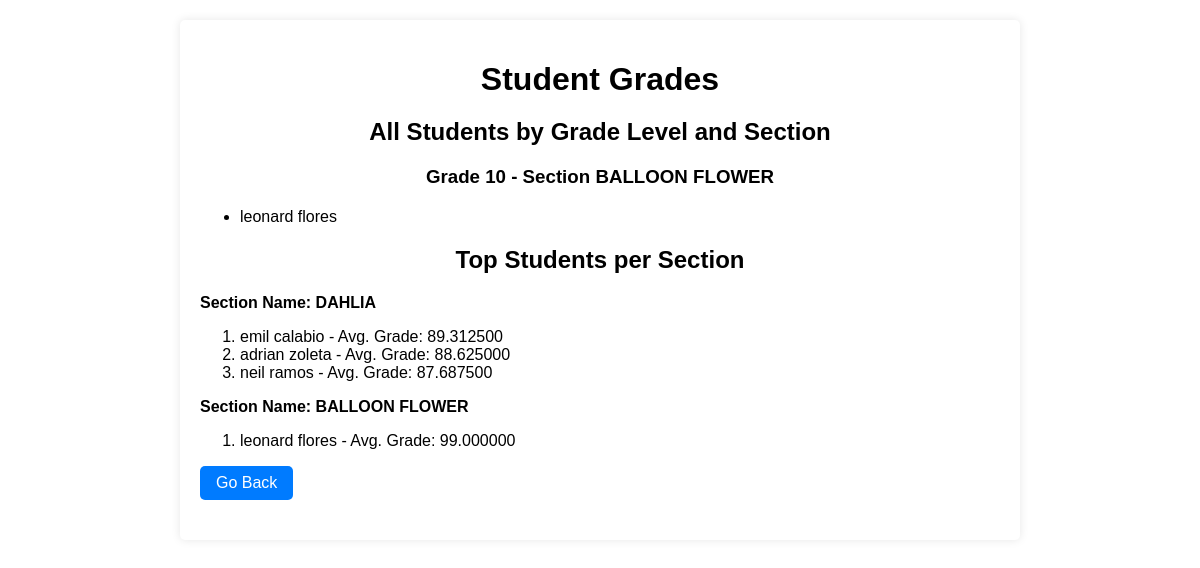
Page /php_group5/view_all_students.php on the committed database.
### tables this page shows
CREATE TABLE `students` (
  `student_id` int(11) NOT NULL,
  `student_name` varchar(255) NOT NULL,
  `grade_level` int(11) NOT NULL,
  `is_science` tinyint(1) NOT NULL DEFAULT 0,
  `section_name` varchar(255) NOT NULL,
  `grade_level_id` int(11) NOT NULL,
  `section_id` int(11) DEFAULT NULL
);

CREATE TABLE `grade_level` (
  `id` int(11) NOT NULL,
  `year` int(11) NOT NULL
);

CREATE TABLE `sections` (
  `id` int(11) NOT NULL,
  `section_name` varchar(255) NOT NULL,
  `section_type` varchar(50) NOT NULL
);

### php_group5/view_all_students.php (the view, shortened to what this page needs)
<!DOCTYPE html>
<html lang="en">
<head>
</head>
<body>
    <div class="container">
        <h1>Student Grades</h1>
<?php
$hostName = "localhost";
$dbUser = "root";
$dbPassword = "";
$dbName = "users";
$conn = mysqli_connect($hostName, $dbUser, $dbPassword, $dbName);
$sql = "SELECT grade_level.year, sections.section_name, students.student_name
        FROM students
        INNER JOIN grade_level ON students.grade_level_id = grade_level.id
        INNER JOIN sections ON students.section_id = sections.id
        ORDER BY grade_level.year, sections.section_name, students.student_name";
$result = mysqli_query($conn, $sql);
if (mysqli_num_rows($result) > 0) {
    echo "<h2>All Students by Grade Level and Section</h2>";
    $currentYear = '';
    $currentSection = '';
    while ($row = mysqli_fetch_assoc($result)) {
        $year = $row['year'];
        $sectionName = $row['section_name'];
        $studentName = $row['student_name'];
        if ($year !== $currentYear || $sectionName !== $currentSection) {
            echo "<h3>Grade $year - Section $sectionName</h3>";
            echo "<ul>";
            $currentYear = $year;
            $currentSection = $sectionName;
        }
        echo "<li>$studentName</li>";
    }
    echo "</ul>";
} else {
    echo "No student records found.";
}
$sqlTopStudents = "SELECT students.student_id, students.student_name,
    sections.section_name, AVG(student_grades.total_grade) AS avg_grade
    FROM students
    INNER JOIN student_grades ON students.student_id = student_grades.student_id
    INNER JOIN sections ON students.section_id = sections.id
    GROUP BY students.student_id, students.student_name, sections.section_name";
$resultTopStudents = mysqli_query($conn, $sqlTopStudents);
if (mysqli_num_rows($resultTopStudents) > 0) {
    $topStudentsPerSection = [];
    while ($row = mysqli_fetch_assoc($resultTopStudents)) {
        $sectionName = $row['section_name'];
        $studentName = $row['student_name'];
        $avgGrade = $row['avg_grade'];
        if (!isset($topStudentsPerSection[$sectionName])) {
            $topStudentsPerSection[$sectionName] = [];
        }
        $topStudentsPerSection[$sectionName][] = ['student_name' => $studentName, 'avg_grade' => $avgGrade];
    }
    echo "<h2>Top Students per Section</h2>";
    foreach ($topStudentsPerSection as $sectionName => $topStudents) {
        echo "<strong>Section Name: $sectionName</strong><br>";
        echo "<ol>";
        $topThree = array_slice($topStudents, 0, 3);
        foreach ($topThree as $student) {
            echo "<li>" . $student['student_name'] . " - Avg. Grade: " . $student['avg_grade'] . "</li>";
        }
        echo "</ol>";
    }
} else {
    echo "No top students found.";
}
?>
        <a href="javascript:history.go(-1)" class="back-button">Go Back</a>
    </div>
</body>
</html>

### php_group5/view_all_students.php (style rules this page uses)
body { font-family: Arial, sans-serif; background-color: #f4f4f4; margin: 0; padding: 0; background-color: rgba(255, 255, 255, 0.0); }
.container { max-width: 800px; margin: 20px auto; background-color: #fff; padding: 20px; border-radius: 5px; box-shadow: 0 0 10px rgba(0, 0, 0, 0.1); }
h1, h2, h3 { text-align: center; margin-bottom: 20px; }
.back-button { display: inline-block; padding: 8px 16px; background-color: #007bff; color: #fff; text-decoration: none; border-radius: 5px; margin-bottom: 20px; }

### rows in the picture
students: grade_level.year "10", section.section_name "BALLOON FLOWER", student_name "leonard flores", avg_grade "99.000000"
students: student_name "emil calabio", avg_grade "89.312500"
students: student_name "adrian zoleta", avg_grade "88.625000"
students: student_name "neil ramos", avg_grade "87.687500"

### other values in the picture
$sectionName "DAHLIA"
